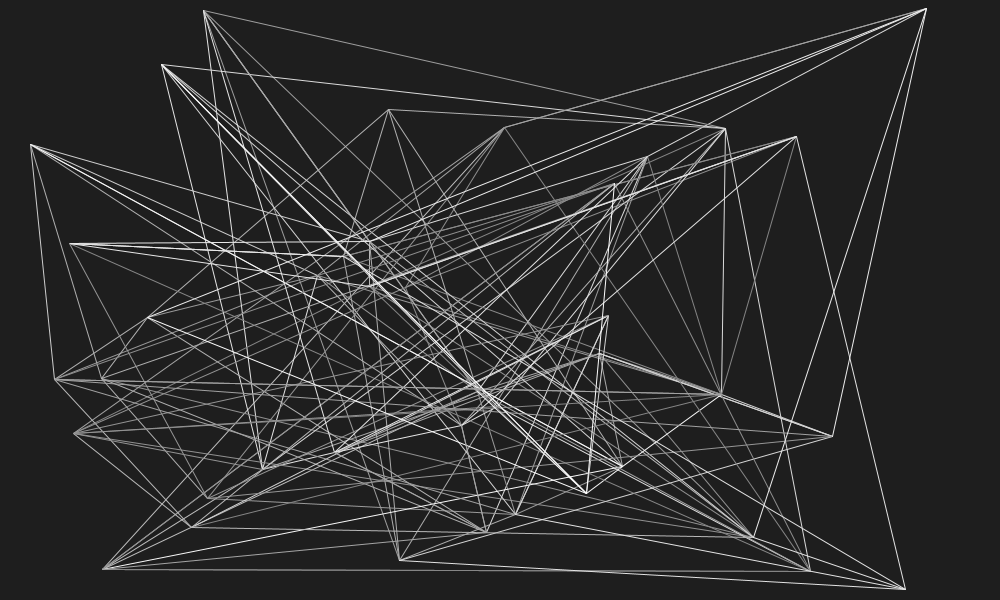
Frame 1 (no input)
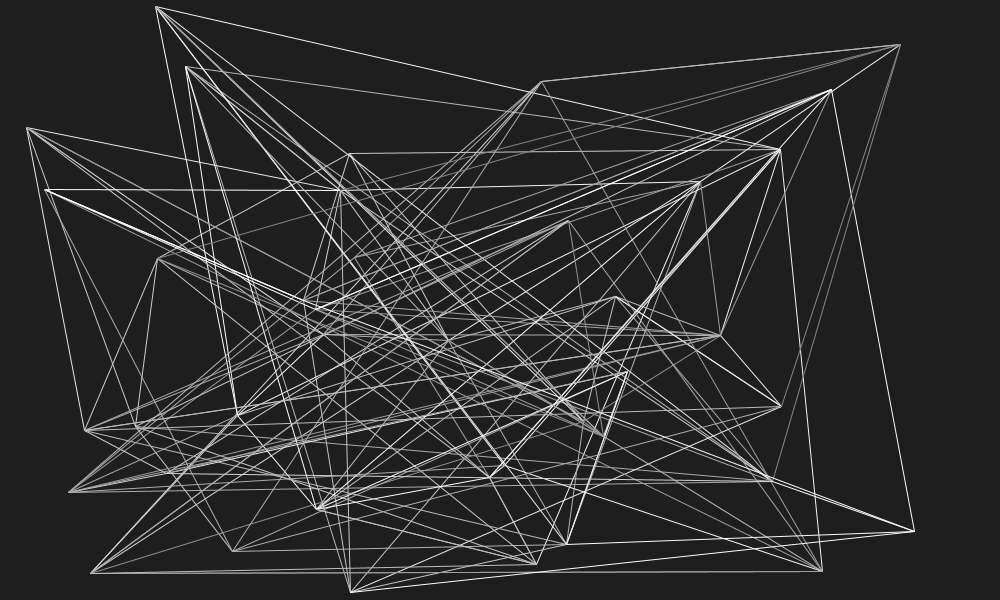
Frame 60 (the mouse pressed at the canvas centre just before this capture)
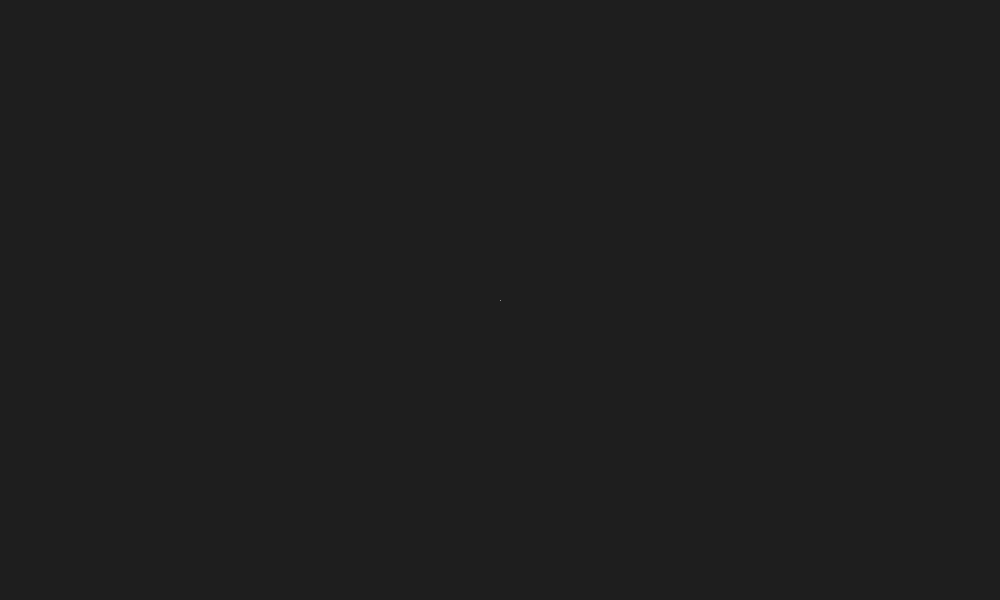
Frame 120 (the mouse held since frame 60 and released just before this capture)

The Processing sketch that drew these frames (run headless with seeded random() and noise(); from frame 60 on, the mouse is pressed at the canvas centre):

// Processing sketch: moving_connections
// ── moving_connections.pde
import java.util.Map;
import java.util.Set;

Center[] centers;
int[][] connections;
HashMap<Integer, Center> world;

static int PONS = 40; 
static int CONS = 4;
static float STEP = 1;
static float COLOR_STEP = 0.4;

void setup() {
  size(1000, 600);
  background(30);
  colorMode(HSB);
  centers = new Center[PONS];
  world = new HashMap<Integer, Center>();

  fill(200);

  float x, y, dx, dy;

  Center c;

  for (int i=0; i < PONS; i++) {
    x = random(width);
    y = random(height);
    dx = random(-STEP, STEP);
    dy = sin(acos(dx / STEP)) * STEP * (random(1) > 0.5 ? -1 : 1);

    c = new Center(i, x, y, dx, dy);
    centers[i] = c;
  }

  // add all points to world
  for (Center self : centers) {
    world.put(self.id, self);
  }
}

void updateWorld(Range range) {
  for (Center self : centers) {
    if (range.contains(self)) {
      world.put(self.id, self);
    } else {
      world.remove(self.id);
    }
  }
}

void drawConnections(Range range) {
  strokeWeight(1);
  noFill();

  Object[] availables = world.keySet().toArray();

  for (Center self : centers) {
    Center other;

    // build connection list on the fly
    self.reconnect(availables);

    for (int n=0; n < CONS; n++) {
      // get other center
      other = self.connections[n];
  
      stroke( self.clr() );

      // connect it
      line(self.px, self.py, other.px, other.py);
    }
  }
}

void drawPoints(Range range) {
  // draw points
  noStroke();
  fill(200);
  for (Center self : world.values ()) {
    ellipse(self.px, self.py, 10, 10);
  }
}

Range getRange() {
  float cx = width/2, 
  cy = height/2, 
  mx = mouseX, 
  my = mouseY;
  return new Range(cx, cy, dist(cx, cy, mx, my));
}

void drawRange(Range range) {
  stroke(200);
  strokeWeight(3);
  noFill();
  ellipse(range.cx, range.cy, range.diam, range.diam);
}

void draw() {
  background(30);
  // fill(0, 30);
  // rect(0, 0, width, height);

  Range range = getRange();

  for (int i=0; i < PONS; i++) {
    centers[i].update(range);
  }

  // updateWorld(range);
  drawConnections(range);
  // drawPoints(range);
  // drawRange(range);
}

///// Point

class Center {
  float x, y, dx, dy, step; // moving point
  float px, py; // drawn point
  float hue; // color
  
  int id;
  Center[] connections;

  Center(int id, float x, float y, float dx, float dy) {
    this.id = id;
    this.x = x;
    this.y = y;
    this.dx = dx;
    this.dy = dy;

    this.connections = new Center[CONS];

    this.step = STEP;
    
    this.hue = random(255);
  }

  // movement of point
  void update(Range range) {
    float nx = x + dx;
    if (nx < width && nx > 0) {
      x = nx;
    } else {
      // too far right, bounce
      dx = -dx;
    }

    float ny = y + dy;
    if (ny < height && ny > 0) {
      y = ny;
    } else {
      // too far down, bounce
      dy = -dy;
    }
    
    // if point is outside range, set (px, py) to the point on the edge of the range 
    // with the same angle from the origin as (x, y)  
    if (range.contains(this)) {
      px = x;
      py = y; 
    } else {
      float theta = atan2(y - range.cy, x - range.cx);
      px = range.rad * cos(theta) + range.cx;
      py = range.rad * sin(theta) + range.cy;
    }
    
    // update color 
    hue += COLOR_STEP;
  }

  // build connection list from known Centers
  void reconnect(Object[] others) {
    int i = 0, x;
    Center other;
    while (i < CONS) {
      if (connections[i] != null && world.containsKey(connections[i].id)) {
        // this connection is still in the world, don't replace it
        i++;
        continue;
      }

      // pick a random other point in the world
      x = int(random(others.length));
      other = world.get((Integer)others[x]);

      if (other != this || others.length < 4) {
        this.connections[i] = other;
        i++;
      }
    }
  }

  float cdist(float ox, float oy) {
    return dist(ox, oy, this.x, this.y);
  }
  
  color clr() {
    return color(128 + floor(hue) % 128);
  }
}

///// Range

class Range {
  float 
    cx, cy, // location of the center of the Range 
    rad, diam; // size of the Range

  Range(float cx, float cy, float rad) {
    this.cx = cx;
    this.cy = cy;
    this.rad = rad;
    this.diam = rad * 2;
  }

  boolean contains(Center point) {
    return point.cdist(cx, cy) < rad;
  }
}
